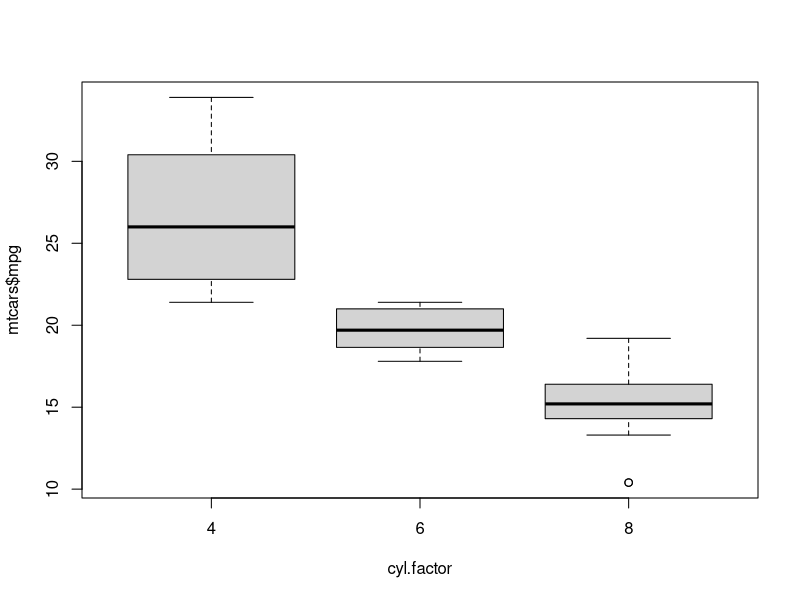

Generate this figure with R:
## ---- chunk 1
is.numeric(mtcars$mpg)
## ---- chunk 2
is.factor(mtcars$cyl)
## ---- chunk 3
cyl.factor <- as.factor(mtcars$cyl)
is.factor(cyl.factor)
## ---- chunk 4
mpg.anova <- aov(mtcars$mpg ~ cyl.factor)
mpg.anova
## ---- chunk 5
summary(mpg.anova)
## ---- chunk 6
print(summary(mpg.anova),digits=6)
## ---- chunk 7
model.tables(mpg.anova,"means")
## ---- chunk 8
boxplot(mtcars$mpg ~ cyl.factor)
## ---- chunk 9
pairwise.t.test(mtcars$mpg, cyl.factor, "bonferroni", pool.sd = FALSE)
## ---- chunk 10
is.factor(mtcars$gear)
## ---- chunk 11
gear.factor <- as.factor(mtcars$gear)
## ---- chunk 12
mpg.2way <- aov(mtcars$mpg ~ cyl.factor + gear.factor)
summary(mpg.2way)
## ---- chunk 13
mpg.2way <- aov(mtcars$mpg ~ cyl.factor * gear.factor)
summary(mpg.2way)
